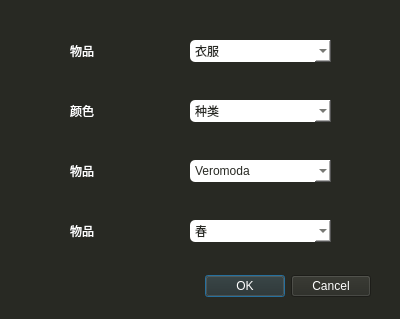
<?xml version="1.0" encoding="UTF-8"?>
<ui version="4.0">
 <class>Dialog</class>
 <widget class="QDialog" name="Dialog">
  <property name="geometry">
   <rect>
    <x>0</x>
    <y>0</y>
    <width>400</width>
    <height>319</height>
   </rect>
  </property>
  <property name="windowTitle">
   <string>Dialog</string>
  </property>
  <property name="styleSheet">
   <string notr="true">background-color:rgb(40, 41, 35);</string>
  </property>
  <widget class="QDialogButtonBox" name="buttonBox">
   <property name="geometry">
    <rect>
     <x>30</x>
     <y>270</y>
     <width>341</width>
     <height>32</height>
    </rect>
   </property>
   <property name="styleSheet">
    <string notr="true">color:rgb(255, 255, 255)</string>
   </property>
   <property name="orientation">
    <enum>Qt::Horizontal</enum>
   </property>
   <property name="standardButtons">
    <set>QDialogButtonBox::Cancel|QDialogButtonBox::Ok</set>
   </property>
  </widget>
  <widget class="QComboBox" name="comboBox">
   <property name="geometry">
    <rect>
     <x>190</x>
     <y>40</y>
     <width>141</width>
     <height>22</height>
    </rect>
   </property>
   <property name="styleSheet">
    <string notr="true">background-color:rgb(255, 255, 255);
color:#282923;
border-radius:5px;</string>
   </property>
   <item>
    <property name="text">
     <string>衣服</string>
    </property>
   </item>
   <item>
    <property name="text">
     <string>调料</string>
    </property>
   </item>
   <item>
    <property name="text">
     <string>图书</string>
    </property>
   </item>
  </widget>
  <widget class="QLabel" name="label">
   <property name="geometry">
    <rect>
     <x>70</x>
     <y>40</y>
     <width>81</width>
     <height>21</height>
    </rect>
   </property>
   <property name="styleSheet">
    <string notr="true">font: 75 10pt &quot;Times New Roman&quot;;
color:rgb(255, 255, 255)</string>
   </property>
   <property name="text">
    <string>物品</string>
   </property>
  </widget>
  <widget class="QLabel" name="label_2">
   <property name="geometry">
    <rect>
     <x>70</x>
     <y>100</y>
     <width>81</width>
     <height>21</height>
    </rect>
   </property>
   <property name="styleSheet">
    <string notr="true">font: 75 10pt &quot;Times New Roman&quot;;
color:rgb(255, 255, 255)</string>
   </property>
   <property name="text">
    <string>颜色</string>
   </property>
  </widget>
  <widget class="QComboBox" name="comboBox_2">
   <property name="geometry">
    <rect>
     <x>190</x>
     <y>100</y>
     <width>141</width>
     <height>22</height>
    </rect>
   </property>
   <property name="styleSheet">
    <string notr="true">background-color:rgb(255, 255, 255);
color:#282923;
border-radius:5px;</string>
   </property>
   <item>
    <property name="text">
     <string>种类</string>
    </property>
   </item>
   <item>
    <property name="text">
     <string>物品</string>
    </property>
   </item>
  </widget>
  <widget class="QComboBox" name="comboBox_3">
   <property name="geometry">
    <rect>
     <x>190</x>
     <y>160</y>
     <width>141</width>
     <height>22</height>
    </rect>
   </property>
   <property name="styleSheet">
    <string notr="true">background-color:rgb(255, 255, 255);
color:#282923;
border-radius:5px;</string>
   </property>
   <item>
    <property name="text">
     <string>Veromoda</string>
    </property>
   </item>
   <item>
    <property name="text">
     <string>LEDIN</string>
    </property>
   </item>
   <item>
    <property name="text">
     <string>OLNY</string>
    </property>
   </item>
   <item>
    <property name="text">
     <string>ANTA</string>
    </property>
   </item>
   <item>
    <property name="text">
     <string>SEMIR</string>
    </property>
   </item>
   <item>
    <property name="text">
     <string>Teek</string>
    </property>
   </item>
   <item>
    <property name="text">
     <string>特步</string>
    </property>
   </item>
  </widget>
  <widget class="QLabel" name="label_3">
   <property name="geometry">
    <rect>
     <x>70</x>
     <y>160</y>
     <width>81</width>
     <height>21</height>
    </rect>
   </property>
   <property name="styleSheet">
    <string notr="true">font: 75 10pt &quot;Times New Roman&quot;;
color:rgb(255, 255, 255)</string>
   </property>
   <property name="text">
    <string>物品</string>
   </property>
  </widget>
  <widget class="QComboBox" name="comboBox_4">
   <property name="geometry">
    <rect>
     <x>190</x>
     <y>220</y>
     <width>141</width>
     <height>22</height>
    </rect>
   </property>
   <property name="styleSheet">
    <string notr="true">background-color:rgb(255, 255, 255);
color:#282923;
border-radius:5px;</string>
   </property>
   <item>
    <property name="text">
     <string>春</string>
    </property>
   </item>
   <item>
    <property name="text">
     <string>夏</string>
    </property>
   </item>
   <item>
    <property name="text">
     <string>秋</string>
    </property>
   </item>
   <item>
    <property name="text">
     <string>冬</string>
    </property>
   </item>
  </widget>
  <widget class="QLabel" name="label_4">
   <property name="geometry">
    <rect>
     <x>70</x>
     <y>220</y>
     <width>81</width>
     <height>21</height>
    </rect>
   </property>
   <property name="styleSheet">
    <string notr="true">font: 75 10pt &quot;Times New Roman&quot;;
color:rgb(255, 255, 255)</string>
   </property>
   <property name="text">
    <string>物品</string>
   </property>
  </widget>
 </widget>
 <resources/>
 <connections>
  <connection>
   <sender>buttonBox</sender>
   <signal>accepted()</signal>
   <receiver>Dialog</receiver>
   <slot>accept()</slot>
   <hints>
    <hint type="sourcelabel">
     <x>248</x>
     <y>254</y>
    </hint>
    <hint type="destinationlabel">
     <x>157</x>
     <y>274</y>
    </hint>
   </hints>
  </connection>
  <connection>
   <sender>buttonBox</sender>
   <signal>rejected()</signal>
   <receiver>Dialog</receiver>
   <slot>reject()</slot>
   <hints>
    <hint type="sourcelabel">
     <x>316</x>
     <y>260</y>
    </hint>
    <hint type="destinationlabel">
     <x>286</x>
     <y>274</y>
    </hint>
   </hints>
  </connection>
 </connections>
</ui>
